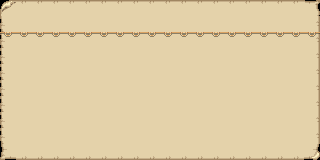

A level layout from a 2D game, rendered from its tile map. Below: a short description, then the map file with its tile-grid data intact:
An orthogonal 20x10 tile map with 16x16 px tiles, 2 tile layers (Base, Detail), 2 tilesets.

<map version="1.5" tiledversion="1.7.0" orientation="orthogonal" renderorder="right-down" width="20" height="10" tilewidth="16" tileheight="16" infinite="0" nextlayerid="5" nextobjectid="6">
 <editorsettings>
  <export target="playerspeak.json" format="json" />
 </editorsettings>
 <tileset firstgid="1" name="UI-elements-32x32-original" tilewidth="32" tileheight="32" tilecount="255" columns="17">
  <grid orientation="isometric" width="32" height="32" />
  <image source="../tiles/automapped/UI/UI-elements-32x32-original.png" width="544" height="480" />
 </tileset>
 <tileset firstgid="256" name="ui-elements-2" tilewidth="16" tileheight="16" tilecount="3264" columns="68">
  <image source="../tiles/UI_atlas.png" width="1088" height="768" />
 </tileset>
 <layer id="1" name="Base" width="20" height="10">
  <data encoding="csv">
2223,2224,2224,2224,2224,2224,2224,2224,2224,2224,2224,2224,2224,2224,2224,2224,2224,2224,2224,2225,
2291,2292,2292,2292,2292,2292,2292,2292,2292,2292,2292,2292,2292,2292,2292,2292,2292,2292,2292,2293,
2291,2292,2292,2292,2292,2292,2292,2292,2292,2292,2292,2292,2292,2292,2292,2292,2292,2292,2292,2293,
2291,2292,2292,2292,2292,2292,2292,2292,2292,2292,2292,2292,2292,2292,2292,2292,2292,2292,2292,2293,
2291,2292,2292,2292,2292,2292,2292,2292,2292,2292,2292,2292,2292,2292,2292,2292,2292,2292,2292,2293,
2291,2292,2292,2292,2292,2292,2292,2292,2292,2292,2292,2292,2292,2292,2292,2292,2292,2292,2292,2293,
2291,2292,2292,2292,2292,2292,2292,2292,2292,2292,2292,2292,2292,2292,2292,2292,2292,2292,2292,2293,
2291,2292,2292,2292,2292,2292,2292,2292,2292,2292,2292,2292,2292,2292,2292,2292,2292,2292,2292,2293,
2291,2292,2292,2292,2292,2292,2292,2292,2292,2292,2292,2292,2292,2292,2292,2292,2292,2292,2292,2293,
2359,2360,2360,2360,2360,2360,2360,2360,2360,2360,2360,2360,2360,2360,2360,2360,2360,2360,2360,2361
</data>
 </layer>
 <layer id="2" name="Detail" width="20" height="10">
  <data encoding="csv">
0,0,0,0,0,0,0,0,0,0,0,0,0,0,0,0,0,0,0,0,
0,0,0,0,0,0,0,0,0,0,0,0,0,0,0,0,0,0,0,0,
592,592,592,592,592,592,592,592,592,592,592,592,592,592,592,592,592,592,592,592,
0,0,0,0,0,0,0,0,0,0,0,0,0,0,0,0,0,0,0,0,
0,0,0,0,0,0,0,0,0,0,0,0,0,0,0,0,0,0,0,0,
0,0,0,0,0,0,0,0,0,0,0,0,0,0,0,0,0,0,0,0,
0,0,0,0,0,0,0,0,0,0,0,0,0,0,0,0,0,0,0,0,
0,0,0,0,0,0,0,0,0,0,0,0,0,0,0,0,0,0,0,0,
0,0,0,0,0,0,0,0,0,0,0,0,0,0,0,0,0,0,0,0,
0,0,0,0,0,0,0,0,0,0,0,0,0,0,0,0,0,0,0,0
</data>
 </layer>
</map>
